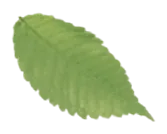
#> input picture Assets/nd-single-leaf-1.webp, 167 x 134 px
$ python -i natdropp-process-assets.py   (imports and definitions only)
#> lines starting #> are read from the running program, lines starting #| are printed output that depends on the picture; after the words box and inside, x2 and y2 are one past the last pixel; in counts of white or black regions, pixels touching at a corner belong together
#> in load_image, image is the input picture: PIL image 167x134 RGBA; mean R, G, B, A 69.5, 81.6, 50, 100.9
from __future__ import annotations

import hashlib
import json
import shutil
from datetime import datetime, timezone
from pathlib import Path
from typing import Iterable

from PIL import Image
from PIL import ImageEnhance
from PIL import ImageFilter


ROOT = Path(__file__).resolve().parents[1]
SOURCE_ROOT = ROOT / "Assets"
OUT = ROOT / "assets"
RAW = OUT / "raw"


def ensure_dirs() -> None:
    OUT.mkdir(exist_ok=True)
    RAW.mkdir(exist_ok=True)


# [23 lines left out: functions file_hash, first_existing, copy_raw, not called in this run]


def trim_alpha(image: Image.Image, padding: int = 16) -> Image.Image:
#> called with padding = 16
    if image.mode != "RGBA":
        return image
    alpha = image.getchannel("A").point(lambda value: 255 if value > 12 else 0)
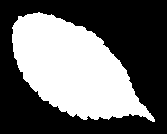
#> alpha: PIL image 167x134 L; 41.4% white; 1 white region, box (x1, y1, x2, y2) and area: (12, 12, 155, 122) 9261
    box = alpha.getbbox()
#> box = (12, 12, 155, 122)
    if not box:
        return image
    left = max(0, box[0] - padding)
#> left = 0
    top = max(0, box[1] - padding)
#> top = 0
    right = min(image.width, box[2] + padding)
#> right = 167
    bottom = min(image.height, box[3] + padding)
#> bottom = 134
    return image.crop((left, top, right, bottom))


def load_image(path: Path, trim: bool = True) -> Image.Image:
    image = Image.open(path)
    image.load()
    if image.mode in ("P", "LA"):
        image = image.convert("RGBA")
    elif image.mode not in ("RGB", "RGBA"):
        image = image.convert("RGB")
    if trim:
        image = trim_alpha(image)
    return image


def load_product_cutout(path: Path) -> Image.Image:
    image = load_image(path, trim=True).convert("RGBA")
    rgb = image.convert("RGB")
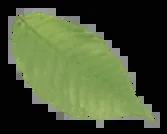
#> rgb: PIL image 167x134 RGB; mean R, G, B 69.5, 81.6, 50
    hsv = rgb.convert("HSV")
#> hsv: PIL image 167x134 HSV; mean H, S, V 39.7, 65.6, 81.8
    hue, sat, val = hsv.split()
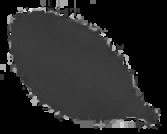
#> hue: PIL image 167x134 L; min 0, max 246, mean 39.7
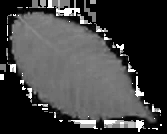
#> sat: PIL image 167x134 L; min 0, max 255, mean 65.6
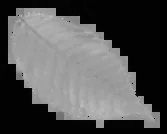
#> val: PIL image 167x134 L; min 1, max 211, mean 81.8
    alpha = image.getchannel("A")
    clean = Image.new("L", image.size, 0)
#> clean: PIL image 167x134 L; every value is 0
    source = image.load()
    alpha_px = alpha.load()
    sat_px = sat.load()
    val_px = val.load()
    clean_px = clean.load()
    for y in range(image.height):
        for x in range(image.width):
            a = alpha_px[x, y]
            if a < 72:
                continue
            s = sat_px[x, y]
            v = val_px[x, y]
            if s > 20 or v > 166:
                clean_px[x, y] = a
            elif y < image.height * .82 and v > 112:
                clean_px[x, y] = a
    image.putalpha(clean)
    return trim_alpha(image, padding=4).convert("RGBA")
#> call 2 of trim_alpha, with padding = 4
#> in trim_alpha (call 2), `alpha = image.getchannel("A").point(lambda value: 255 if value > 12 el..`:
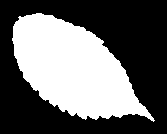
#> alpha: PIL image 167x134 L; 40.3% white; 1 white region, box (x1, y1, x2, y2) and area: (12, 13, 155, 122) 9015
#> in trim_alpha (call 2), `box = alpha.getbbox()`: box = (12, 13, 155, 122)
#> in trim_alpha (call 2), `left = max(0, box[0] - padding)`: left = 8
#> in trim_alpha (call 2), `top = max(0, box[1] - padding)`: top = 9
#> in trim_alpha (call 2), `right = min(image.width, box[2] + padding)`: right = 159
#> in trim_alpha (call 2), `bottom = min(image.height, box[3] + padding)`: bottom = 126
#> in trim_alpha (call 2), `return image.crop((left, top, right, bottom))`:
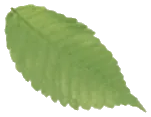
#> returned value: PIL image 151x117 RGBA; mean R, G, B, A 86.6, 102, 62, 127.2; transparent parts drawn white


# [348 lines left out: functions save_webp, save_png, save_transformed_webp, save_single_leaf_webps, paste_product, save_pack_hero and 5 more, not called in this run]


# [2 lines not run here, left out]

>>> result = load_product_cutout('../Assets/nd-single-leaf-1.webp')
